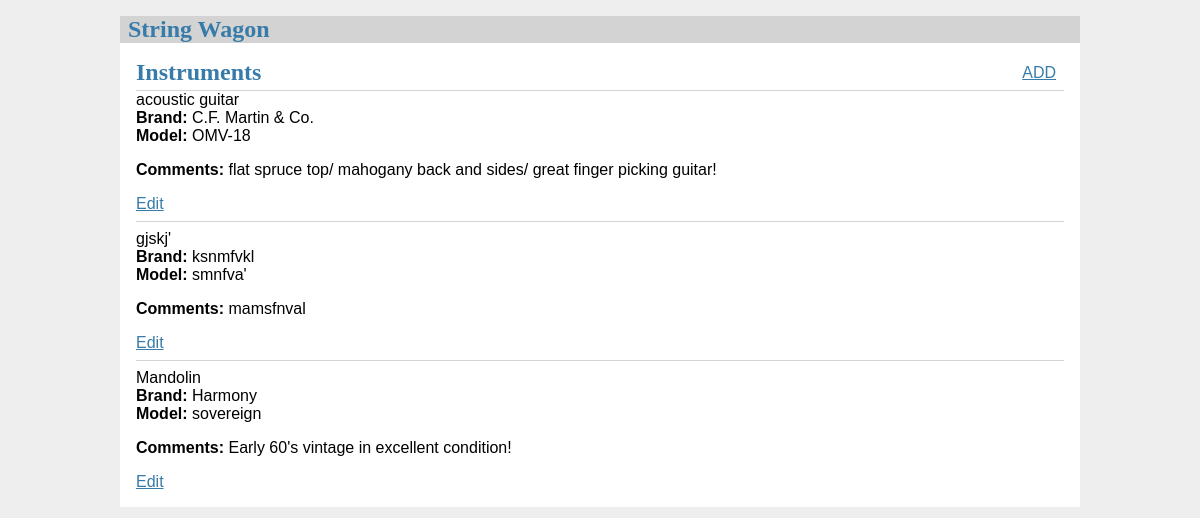
Before: / with the older database file.
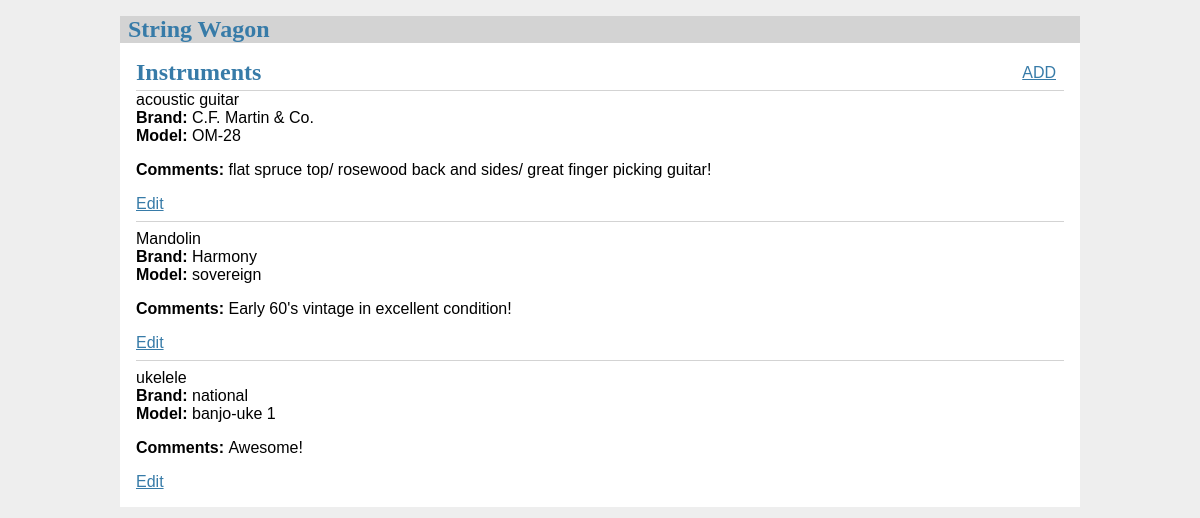
After: the same page with the newer database file.
### tables this page shows
CREATE TABLE instrument (
  id INTEGER PRIMARY KEY AUTOINCREMENT,
  brand TEXT NOT NULL,
  model TEXT NOT NULL,
  typeOfInstrument TEXT NOT NULL,
  comments TEXT NOT NULL
);

### stringWagon/index.py (the view)
@bp.route('/')
def index():
    db = get_db()
    instruments = db.execute(
        'SELECT * '
        ' FROM instrument '
    ).fetchall()
    return render_template('instrument.html', instruments=instruments)

### stringWagon/db.py (called while the page is built)
def get_db():
    if 'db' not in g:
        g.db = sqlite3.connect(
            current_app.config['DATABASE'],
            detect_types=sqlite3.PARSE_DECLTYPES
        )
        g.db.row_factory = sqlite3.Row
    return g.db

### stringWagon/templates/instrument.html
{% extends 'base.html' %}
{% block header %}
  <h1>{% block title %}Instruments{% endblock %}</h1>
    <a class="action" href="/add">ADD</a>
{% endblock %}
{% block content %}
  {% for instrument in instruments %}
    <article class="instrument">
      <header>
        <div>
		  <div class="about">{{ instrument['typeOfInstrument'] }}</div>
          <div class="about"><b>Brand:</b> {{ instrument['brand'] }}</div>
		  <div class="about"><b>Model:</b> {{ instrument['model'] }}</div>
        </div>
      </header>
	  {% if instrument.comments %}
      <p class="body"><b>Comments: </b> {{ instrument['comments'] }}</p>
	  {% endif %}
	  <a class="action" href="{{ url_for('index.update', id=instrument['id']) }}">Edit</a>
    </article>
    {% if not loop.last %}
      <hr>
    {% endif %}
  {% endfor %}
{% endblock %}

### stringWagon/templates/base.html (shortened to what this page needs)
<!doctype html>
<link rel="stylesheet" href="static/style.css">
<nav>
  <h1>String Wagon</h1>
</nav>
<section class="content">
  <header>
    {% block header %}{% endblock %}
  </header>
  {% block content %}{% endblock %}
</section>

### stringWagon/static/style.css (style rules this page uses)
h1 { font-family: serif; color: #377ba8; margin: 1rem 0; }
a { color: #377ba8; }
hr { border: none; border-top: 1px solid lightgray; }
nav { background: lightgray; display: flex; align-items: center; padding: 0 0.5rem; }
nav h1 { flex: auto; margin: 0; }
nav ul li a, nav ul li span, header .action { display: block; padding: 0.5rem; }
.content { padding: 0 1rem 1rem; }
.content > header { border-bottom: 1px solid lightgray; display: flex; align-items: flex-end; }
.content > header h1 { flex: auto; margin: 1rem 0 0.25rem 0; }
.content:last-child { margin-bottom: 0; }

Changed rows visible on the page:
removed instrument: typeOfInstrument "gjskj'", brand "ksnmfvkl", model "smnfva'", comments "mamsfnval"
changed instrument "acoustic guitar": model "OMV-18" → "OM-28"; comments "flat spruce top/ mahogany back and sides/ great finger picking guitar!" → "flat spruce top/ rosewood back and sides/ great finger picking guitar!"
added instrument: typeOfInstrument "ukelele", brand "national", model "banjo-uke 1", comments "Awesome!"
